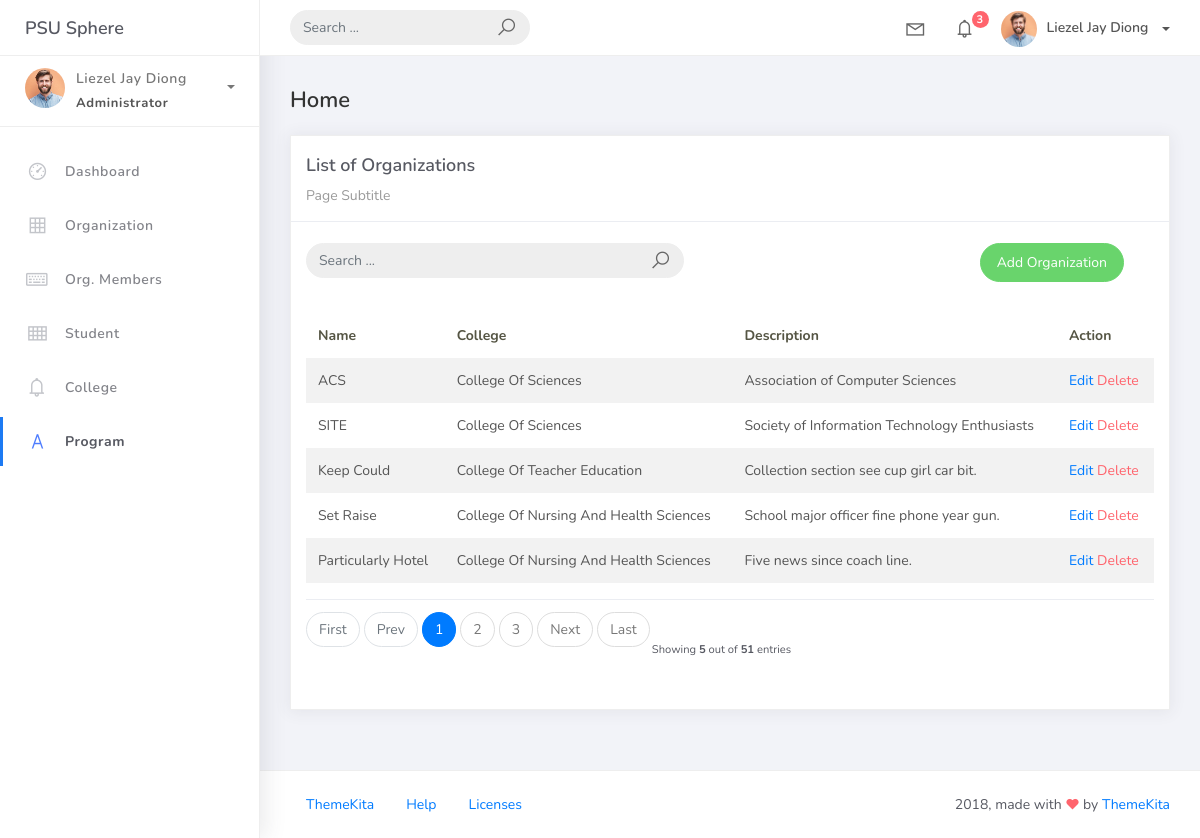
Screenshot of /organization_list with the database file from the repository.
### studentorg/models.py (models this page shows, shortened)
class BaseModel (models.Model):
    created_at = models.DateTimeField(auto_now_add=True, db_index=True)
    updated_at = models.DateTimeField(auto_now=True)
    class Meta:
        abstract = True

class Organization(BaseModel):
    name = models.CharField(max_length=250)
    college = models.ForeignKey(
        College, null=True, blank=True, on_delete=models.CASCADE)
    description = models.CharField(max_length=500)

class College(BaseModel):
    college_name = models.CharField(max_length=150)
    def __str__(self):
        return self.college_name

### studentorg/views.py (the view)
# urls.py: path('organization_list', OrganizationList.as_view(), name='organization-list'),
class OrganizationList(ListView):
    model = Organization
    context_object_name = 'organization'
    template_name  = 'org_list.html'
    paginate_by = 5
    def get_queryset(self, *args, **kwargs):
         qs = super(OrganizationList, self).get_queryset(*args, **kwargs)
         if self.request.GET.get("q") != None:
             query = self.request.GET.get('q')
             qs = qs = qs.filter(Q(name__icontains=query) |
                           Q(description__icontains=query) | Q(college__college_name__icontains=query))
         return qs

### templates/org_list.html
{% extends 'base.html' %} {%load static %}  {% block content %}
<div class="content">
    <div class="container-fluid">
        <h4 class="page-title">Home</h4>
        <div class="row">
            <div class="col-md-12">
                <div class="card">
                    <div class="card-header">
                        <div class="card-title">List of Organizations</div>
                        <div class="card-category">Page Subtitle</div>
                    </div>
                    <br />
                            <div class="col-md-12 row">
                                <div class="col-md-6">
                                    <form class="navbar-left navbar-form nav-search mr-md-3" action="{% url 'organization-list' %}">
                                      <div class="input-group">
                                        <input type="text" placeholder="Search ..." class="form-control" name="q" />
                                        <div class="input-group-append">
                                        <span class="input-group-text">
                                            <i class="la la-search search-icon"></i>
                                        </span>
                                        </div>
                                      </div>
                                    </form>
                                </div>
                                <div class="col-md-6">
                                    <div class="pull-right">
                                        <a href="{% url 'organization-add' %}" class="btn btn-success btn-rounded">Add Organization</a>
                                    </div>
                                </div>
                            </div>
                    <div class="card-body">
                        <table class="table table-striped mt-3">
                            <thead>
                                <tr>
                                    <th scope="col">Name</th>
                                    <th scope="col">College</th>
                                    <th scope="col">Description</th>
                                    <th scope="col">Action</th>
                                </tr>
                            </thead>
                            <tbody>
                                {% for object in object_list %}
                                <tr>
                                    <td>{{ object.name}}</td>
                                    <td>{{ object.college }}</td>
                                    <td>{{ object.description }}</td>
                                    <td>
                                        <a href="organization_list/{{ object.id }}">Edit</a>
                                        <a href="organization_list/{{ object.id }}/delete" class="text-danger">Delete</a>
                                    </td>
                                </tr>
                                {% empty %}
                                <tr>
                                    <td colspan="4" style="text-align: center">
                                        <p class="text-sm font-weight-bold mb-0">No Records Found</p>
                                    </td>
                                </tr>
                                {% endfor %}
                            </tbody>
                        </table>
                        {% include 'includes/pagination.html' %}
                    </div>
                </div>
            </div>
        </div>
    </div>
</div>
{% endblock %}

### templates/base.html (shortened to what this page needs)
{% load static %}
<!DOCTYPE html>
<html>
<head>
	<link rel="stylesheet" href="{% static 'css/bootstrap.min.css' %}">
	<link rel="stylesheet" href="{% static 'css/ready.css' %}">
	<link rel="stylesheet" href="{% static 'css/demo.css' %}">
</head>
<body>
	<div class="wrapper">
		<div class="main-header">
			<div class="logo-header">
				<a href="{% url 'home' %}" class="logo">
					PSU Sphere
				</a>
			</div>
			<nav class="navbar navbar-header navbar-expand-lg">
				<div class="container-fluid">
					<form class="navbar-left navbar-form nav-search mr-md-3" action="">
						<div class="input-group">
							<input type="text" placeholder="Search ..." class="form-control">
							<div class="input-group-append">
								<span class="input-group-text">
									<i class="la la-search search-icon"></i>
								</span>
							</div>
						</div>
					</form>
					<ul class="navbar-nav topbar-nav ml-md-auto align-items-center">
						<li class="nav-item dropdown hidden-caret">
							<a class="nav-link dropdown-toggle" href="#" id="navbarDropdown" role="button" data-toggle="dropdown" aria-haspopup="true" aria-expanded="false">
								<i class="la la-envelope"></i>
							</a>
						</li>
						<li class="nav-item dropdown hidden-caret">
							<a class="nav-link dropdown-toggle" href="#" id="navbarDropdown" role="button" data-toggle="dropdown" aria-haspopup="true" aria-expanded="false">
								<i class="la la-bell"></i>
								<span class="notification">3</span>
							</a>
						</li>
						<li class="nav-item dropdown">
							<a class="dropdown-toggle profile-pic" data-toggle="dropdown" href="#" aria-expanded="false"> <img src="{% static 'img/profile2.jpg' %}" alt="user-img" width="36" class="img-circle"><span >Liezel Jay Diong</span></span> </a>
							</li>
						</ul>
					</div>
				</nav>
			</div>
			<div class="sidebar">
				<div class="scrollbar-inner sidebar-wrapper">
					<div class="user">
						<div class="photo">
							<img src="{% static 'img/profile2.jpg' %}">
						</div>
						<div class="info">
							<a class="" data-toggle="collapse" href="#collapseExample" aria-expanded="true">
								<span>
									Liezel Jay Diong
									<span class="user-level">Administrator</span>
									<span class="caret"></span>
								</span>
							</a>
						</div>
					</div>
					<ul class="nav">
						<li class="nav-item">
							<a href="{% url 'dashboard-chart' %}">
								<i class="la la-dashboard"></i>
								<p>Dashboard</p>
							</a>
						</li>
						<li class="nav-item">
							<a href="{% url 'organization-list' %}">
								<i class="la la-table"></i>
								<p>Organization</p>
							</a>
						</li>
						<li class="nav-item">
							<a href="{% url 'orgmember-list' %}">
								<i class="la la-keyboard-o"></i>
								<p>Org. Members</p>
							</a>
						</li>
						<li class="nav-item">
							<a href="{% url 'student-list' %}">
								<i class="la la-th"></i>
								<p>Student</p>
							</a>
						</li>
						<li class="nav-item">
							<a href="{% url 'college-list' %}">
								<i class="la la-bell"></i>
								<p>College</p>
							</a>
						</li>
						<li class="nav-item active">
							<a href="{% url 'program-list' %}">
								<i class="la la-font"></i>
								<p>Program</p>
							</a>
						</li>
					</ul>
				</div>
			</div>
			<div class="main-panel">
                {% block content %}
                {% endblock %}
				<footer class="footer">
					<div class="container-fluid">
						<nav class="pull-left">
							<ul class="nav">
								<li class="nav-item">
									<a class="nav-link" href="http://www.themekita.com">
										ThemeKita
									</a>
								</li>
								<li class="nav-item">
									<a class="nav-link" href="#">
										Help
									</a>
								</li>
								<li class="nav-item">
									<a class="nav-link" href="https://themewagon.com/license/#free-item">
										Licenses
									</a>
								</li>
							</ul>
						</nav>
						<div class="copyright ml-auto">
							2018, made with <i class="la la-heart heart text-danger"></i> by <a href="http://www.themekita.com">ThemeKita</a>
						</div>
					</div>
				</footer>
			</div>
		</div>
</body>
</html>

### templates/includes/pagination.html (shortened to what this page needs)
{% if is_paginated %}
<div class="card-footer px-0 border-0 d-flex flex-column flex-lg-row align-items-center justify-content—between mt-3">
 <nav aria-label="Topics pagination" class="mb-4">
   <ul class="pagination">
     {% if page_obj.number > 1 %}
     <li class="page-item">
       <a class="page-1ink" href="?page=1">First</a>
     </li>
     {% else %}
     <li class="page-item disabled">
       <span class="page-link">First</span>
     </li>
     {% endif %} {% if page_obj.has_previous %}
    <li class="page-item">
        <a class="page-link" href="?page={{ page_obj.previous_page_number }}">Prev</a>
    </li>
    {% else %}
    <li class="page-item disabled">
        <span class="page-link">Prev</span>
    </li>
    {% endif %} {% for page_num in paginator.page_range %} {% if page_obj.number == page_num %}
    <li class="page-item active">
        <span class="page-link">
            {{ page_num }}
  </span>
</li>
{% elif page_num > page_obj.number|add:'-3' and page_num < page_obj.number|add:'3' %}
<li class="page-item">
  <a class="page-link" href="?page={{ page_num }}">{{ page_num }}</a>
</li>
{% endif %} {% endfor %} {% if page_obj.has_next %}
<li class="page—item">
    <a class="page-link" href="?page={{ page_obj.next_page_number }}">Next</a>
</li>
{% else %}
<li class="page-item disabled">
    <span class="page-link">Next</span>
</li>
{% endif %} {% if page_obj.number != paginator.num_pages %}
<li class="page-item">
    <a class="page-link" href="?page={{ paginator.num_pages }}">Last</a>
</li>
{% else %}
<li class="page-item disabled">
    <span class="page-link">Last</span>
</li>
    {% endif %}
    </ul>
</nav>
<div class="fw-normal small mt-4 mt-lg-0">Showing <b>{{object_list.count}}</b> out of
<b>{{paginator.count}}</b> entries</div>
</div>
{% endif %}

### rows the page displays
Organization: name "ACS", college "College Of Sciences", description "Association of Computer Sciences"
Organization: name "SITE", college "College Of Sciences", description "Society of Information Technology Enthusiasts"
Organization: name "Keep Could", college "College Of Teacher Education", description "Collection section see cup girl car bit."
Organization: name "Set Raise", college "College Of Nursing And Health Sciences", description "School major officer fine phone year gun."
Organization: name "Particularly Hotel", college "College Of Nursing And Health Sciences", description "Five news since coach line."

### other values shown
{{ page_num }} "1"
{{ page_num }} "2" "3"
{{ object_list.count }} "5"
{{ paginator.count }} "51"
